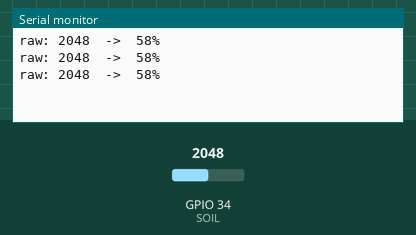
Bench run of a sketch on a simulated ESP32. Parts: the last lines printed to the serial monitor. Inputs (shaded band) come from the test bench; at power-on: GPIO 34 (SOIL) = 2048.

Above: at 1.3 s.
1.4 s: GPIO 34 (SOIL) set to 2866
At 1.9 s:
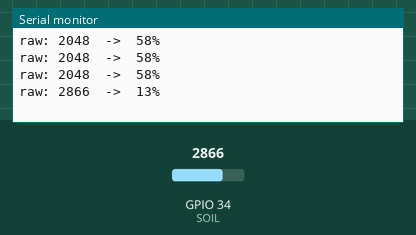
2.9 s: GPIO 34 (SOIL) set to 3603
At 3.4 s:
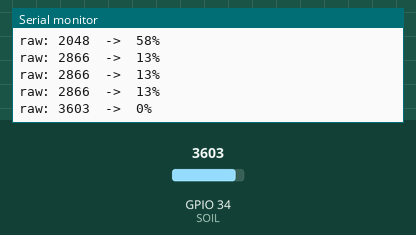
Timing chart, 0 to 5.9 s (numbered marks = the images above; inputs shaded):
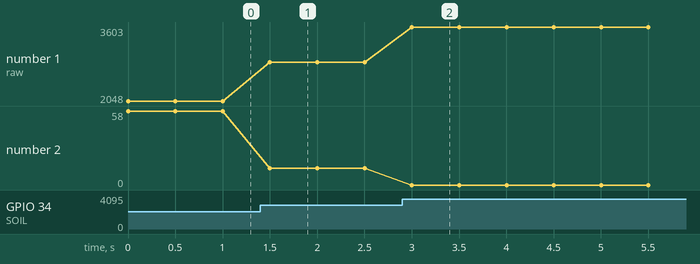

The sketch:

01_soil_calibration.ino
```cpp
/*
  6회차 · 화분팀 특별 미션 — 토양습도 셀 캘리브레이션
  3대 규칙: 포트 위치(A2~A5) · 기준값 측정 · 해석

  진행:
  1단계 — 원시값 관찰: 공기 중(건조) 값과 물컵 속(습윤) 값을 시리얼로 기록
  2단계 — 아래 DRY/WET 에 기록한 값을 넣으면 0~100%로 번역!

  다른 팀도 동일 원리:
    우산팀 = 초음파·무게 기준값(우산 있음/없음)
    출석팀 = 홀센서·자석 감지 거리
    매점팀 = 무게 영점과 상품 1개 무게
*/

#define SOIL 34  // A2~A5 위치 포트 (GPIO 34·35·36·39 — 핀맵 카드 확인)
// 왜 이 자리? WiFi 사용 중엔 다른 아날로그 자리(ADC2)가 먹통이기 때문!

// ★ 1단계에서 측정한 우리 팀 기준값으로 교체
int DRY = 3100;  // 공기 중(건조) 값
int WET = 1300;  // 물컵 속(습윤) 값
// ⚠ %가 반대로 움직이면(젖을수록 작아짐) DRY·WET 순서를 서로 바꾸면 돼요

void setup() {
  Serial.begin(115200);
}

void loop() {
  // 1단계: 원시값 관찰
  int raw = analogRead(SOIL);

  // 2단계: 0~100%로 번역
  int pct = map(raw, DRY, WET, 0, 100);
  pct = constrain(pct, 0, 100);  // 0~100 범위 밖은 잘라내기

  Serial.print("raw: ");
  Serial.print(raw);
  Serial.print("  ->  ");
  Serial.print(pct);
  Serial.println("%");
  delay(500);
}
```

Measured:
- after the input at 1.4 s, the serial monitor: prints a new line after 0.10 s (image 1)
- after the input at 2.9 s, the serial monitor: prints a new line after 0.10 s (image 2)
- plotted number 1: 2048 → 2866 after the input at 1.4 s, 2866 → 3603 after the input at 2.9 s
- plotted number 2: 58 → 13 after the input at 1.4 s, 13 → 0 after the input at 2.9 s
